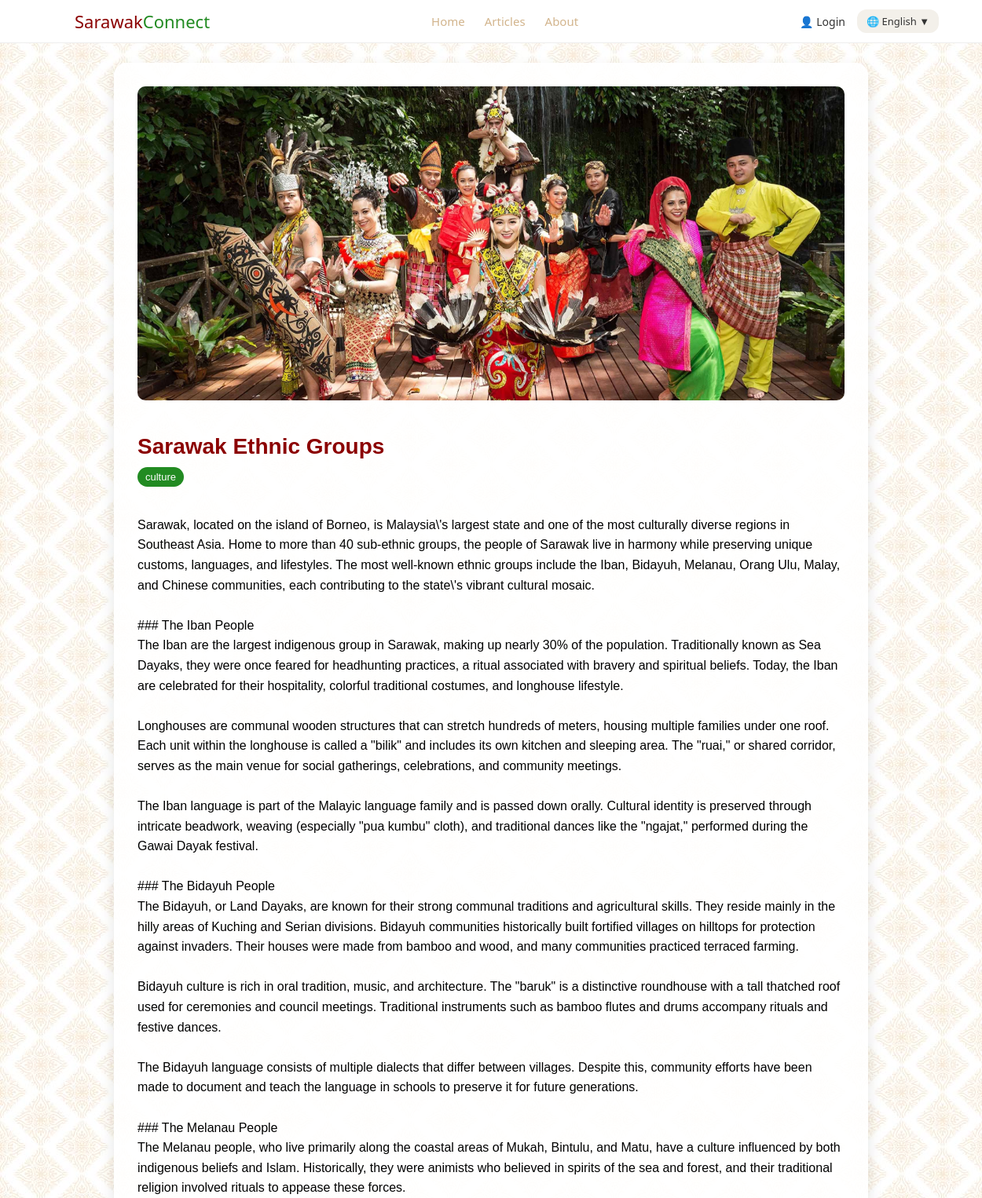
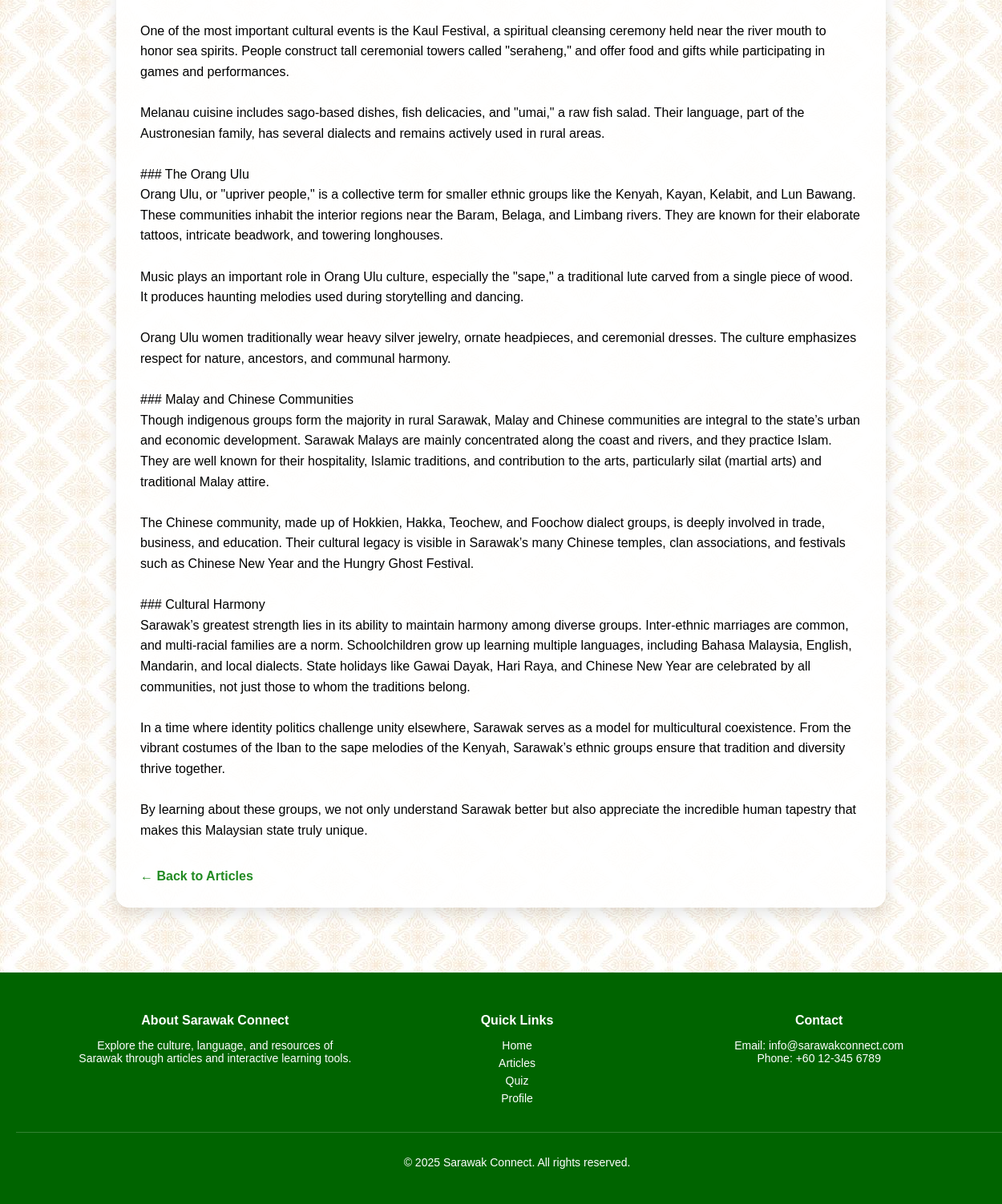
Screenshot of /article.php?id=1 with the database file from the repository (2 pictures, top to bottom).
### tables this page shows
CREATE TABLE `articles` (
  `id` int(11) NOT NULL,
  `image` varchar(255) DEFAULT NULL,
  `tag` varchar(50) DEFAULT NULL,
  `title_en` varchar(255) DEFAULT NULL,
  `title_my` varchar(255) DEFAULT NULL,
  `title_zh` varchar(255) DEFAULT NULL,
  `content_en` text DEFAULT NULL,
  `content_my` text DEFAULT NULL,
  `content_zh` text DEFAULT NULL
);

### article.php (the view, shortened to what this page needs)
<?php
include('includes/db_connect.php');
include('includes/header.php');
$title_field = 'title_en';
$content_field = 'content_en';
$article_id = isset($_GET['id']) && is_numeric($_GET['id']) ? (int) $_GET['id'] : null;
$stmt = $conn->prepare("SELECT $title_field AS title, $content_field AS content, image, tag FROM articles WHERE id = ?");
$stmt->bind_param("i", $article_id);
$stmt->execute();
$result = $stmt->get_result();
if (!$article = $result->fetch_assoc()) {
    echo "<div class='content-center'><h2>Article not found.</h2></div>";
    include('includes/footer.php');
    exit;
}
?>
<div class="article-detail">
  <div class="article-image">
    <img src="images/<?php echo htmlspecialchars($article['image']); ?>" alt="<?php echo htmlspecialchars($article['title']); ?>">
  </div>
  <div class="article-content-full">
    <h1><?php echo htmlspecialchars($article['title']); ?></h1>
    <span class="article-tag"><?php echo htmlspecialchars($article['tag']); ?></span>
    <p><?php echo nl2br(htmlspecialchars($article['content'])); ?></p>
    <a href="articles.php" class="back-link">← Back to Articles</a>
  </div>
</div>
<?php include('includes/footer.php'); ?>

### css/style.css (style rules this page uses)
body { font-family: Arial, sans-serif; background-color: #f5f5dc; background-image: url('../images/bg.jpg'); background-repeat: repeat; background-size: auto; margin: 0; padding: 0; min-height: 100vh; display: flex; flex-direction: column; }
html, body { height: 100%; margin: 0; padding: 0; flex-direction: column; }
.article-tag { display: inline-block; background-color: #228B22; color: white; font-size: 12px; padding: 4px 8px; border-radius: 20px; margin-bottom: 8px; }
.article-detail { max-width: 900px; margin: 80px auto; padding: 30px; background-color: rgba(255, 255, 255, 0.9); border-radius: 16px; box-shadow: 0 8px 18px rgba(0,0,0,0.1); animation: fadeInUp 0.5s ease forwards; }
.article-image img { width: 100%; max-height: 400px; object-fit: cover; border-radius: 10px; margin-bottom: 20px; }
.article-content-full h1 { font-size: 28px; margin-bottom: 10px; color: #8B0000; }
.article-content-full .article-tag { display: inline-block; background-color: #228B22; color: white; font-size: 13px; padding: 5px 10px; border-radius: 16px; margin-bottom: 20px; }
.article-content-full p { font-size: 16px; line-height: 1.6; }
.back-link { display: inline-block; margin-top: 20px; color: #228B22; font-weight: bold; text-decoration: none; }

### rows the page displays
articles: image (picture), title_en "Sarawak Ethnic Groups", tag "culture", content_en "Sarawak, located on the island of Borneo, is Malaysia\\'s largest state and one of the most culturally diverse regions in Southeast Asia. Home to more than 40 sub-ethnic groups, the people of Sarawak live in harmony while preserving unique customs, languages, and lifestyles. The most well-known ethnic groups include the Iban, Bidayuh, Melanau, Orang Ulu, Malay, and Chinese communities, each contributing to the state\\'s vibrant cultural mosaic. ### The Iban People The Iban are the largest indigenous group in Sarawak, making up nearly 30% of the population. Traditionally known as Sea Dayaks, they were once feared for headhunting practices, a ritual associated with bravery and spiritual…"

### other values shown
$nav['home'] "Home"
$nav['articles'] "Articles"
$nav['about'] "About"
$lang "English"
$footer['about'] "About Sarawak Connect"
$footer['desc'] "Explore the culture, language, and resources of Sarawak through articles and interactive learning tools."
$footer['quick'] "Quick Links"
$nav['profile'] "Profile"
$footer['contact'] "Contact"
$footer['rights'] "All rights reserved."
